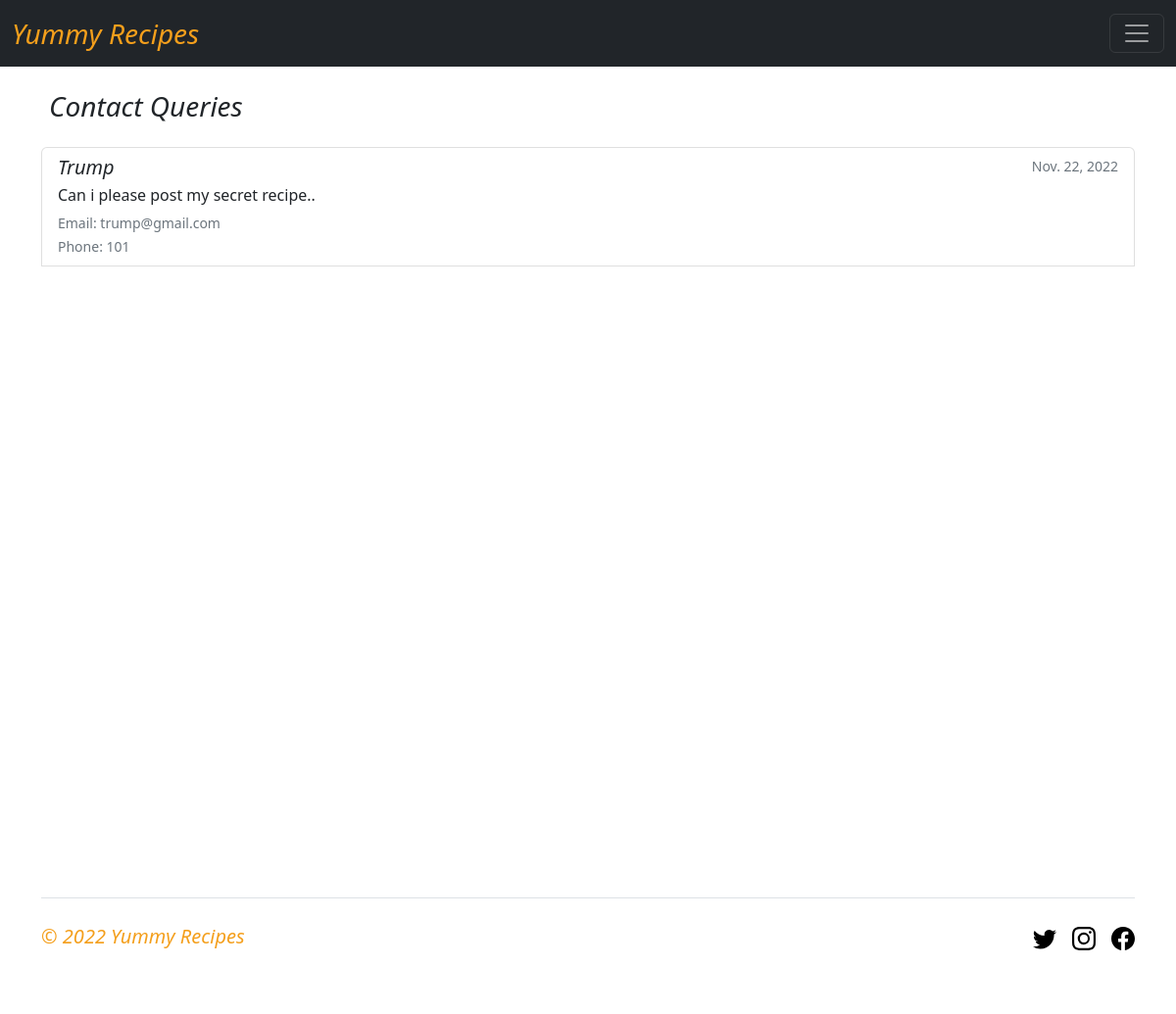
The app's page /administrator/view-contacts/ (signed in) with its own data.
### home/models.py (models this page shows, shortened)
class Contact(models.Model):
    name = models.CharField(max_length=40, null=False, blank=False)
    email = models.EmailField(max_length=30, null=False, blank=False)
    phone = models.CharField(max_length=15, null=True, blank=True)
    desc = models.TextField(null=False, blank=False)
    date_created = models.DateField(auto_now_add=True)
    class Meta:
        ordering = ['-date_created', '-name']

### home/decorators.py (the view)
    def wrapper_func(request, *args, **kwargs):
        role = request.user.role
        if role == 'Admin':
            return view_func(request, *args, **kwargs)
        else:
            return HttpResponse('<h2>You are not authorized to view this page</h2>')

### home/views.py (called while the page is built)
@login_required(login_url='login')
@admin_only
def viewContacts(request):
    contacts = Contact.objects.all()
    context= {'contacts': contacts}
    return render(request, 'home/view-contacts.html', context)

### home/templates/home/view-contacts.html (shortened to what this page needs)
{% extends 'base.html' %}
{% load static %}
{% block content %}
<div class="class= min-vh-100 container">
  <h3 class="my-4 mx-2"><i>Contact Queries</i></h3>
  <div class="list-group">
    {% for contact in contacts %}
    <div class="list-group-item list-group-item-action">
      <div class="d-flex w-100 justify-content-between">
        <h5 class="mb-1"><i>{{contact.name}}</i></h5>
        <small class="text-muted">{{contact.date_created}}</small>
      </div>
      <p class="mb-1">{{contact.desc}}</p>
      <small class="text-muted">Email: {{contact.email}}</small><br>
      <small class="text-muted">Phone: {{contact.phone}}</small>
    </div>
    <br>
    {% endfor %}
  </div>
</div>
{% endblock content%}

### records on screen
Contact: name "Trump", date_created "Nov. 22, 2022", desc "Can i please post my secret recipe..", email "trump@gmail.com", phone "101"
